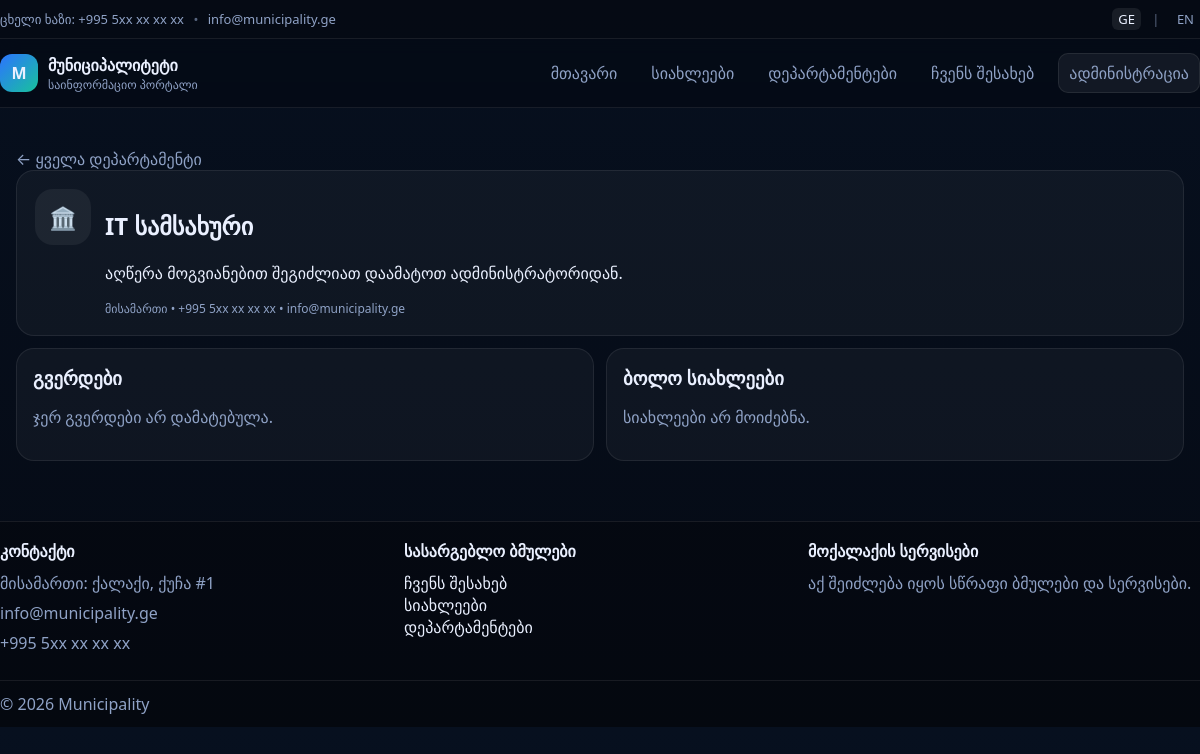
Page /ge/departments/it on the committed database.
### tables this page shows
CREATE TABLE department_translations (
  department_id INT NOT NULL,
  lang ENUM('ge','en') NOT NULL,
  name VARCHAR(200) NOT NULL,
  description TEXT NULL,
  address VARCHAR(255) NULL,
  phone VARCHAR(50) NULL,
  email VARCHAR(120) NULL,
  PRIMARY KEY (department_id, lang),
  CONSTRAINT fk_dept_tr_dept FOREIGN KEY (department_id) REFERENCES departments(id) ON DELETE CASCADE
);

### public/index.php (called while the page is built, shortened)
<?php
require __DIR__ . '/../app/db.php';
require __DIR__ . '/../app/helpers.php';
require __DIR__ . '/../app/i18n.php';
require __DIR__ . '/../app/router.php';
$uri = parse_url($_SERVER['REQUEST_URI'] ?? '/', PHP_URL_PATH) ?: '/';
$uri = str_replace(base_path(), '', $uri);
$uri = '/' . ltrim($uri, '/');
$parts = array_values(array_filter(explode('/', trim($uri,'/')), fn($x)=>$x!==''));
$langs = cfg('langs', ['ge','en']);
if (isset($parts[0]) && in_array($parts[0], $langs, true)) {
  array_shift($parts);
} else {
  set_lang(cfg('default_lang','ge'));
  redirect(base_path() . '/' . current_lang() . $uri);
}
$path = '/' . implode('/', $parts);
[$view, $data] = route_public($path);
require __DIR__ . '/../app/views/layout.php';

### app/config.php (called while the page is built, shortened)
<?php
return [
  'db' => [
    'host'    => '127.0.0.1',
    'name'    => 'municipality_db',
    'user'    => 'root',
    'pass'    => '',
    'charset' => 'utf8mb4',
  ],
  'public_url' => '',
  'default_lang' => 'ge',
  'langs' => ['ge','en'],
  'upload_dir' => dirname(__DIR__) . '/storage/uploads',
  'upload_url' => '/storage/uploads',
];

### app/db.php (called while the page is built, shortened)
<?php
function db(): PDO {
  $cfg = require __DIR__ . '/config.php';
  $pdo = new PDO($cfg['db']['dsn'], $cfg['db']['user'], $cfg['db']['pass'], [
    PDO::ATTR_ERRMODE => PDO::ERRMODE_EXCEPTION,
    PDO::ATTR_DEFAULT_FETCH_MODE => PDO::FETCH_ASSOC,
  ]);
  return $pdo;
}

### app/helpers.php (called while the page is built, shortened)
<?php
function cfg(string $key, $default = null) {
  static $cfg = null;
  if ($cfg === null) $cfg = require __DIR__ . '/config.php';
  return $cfg[$key] ?? $default;
}
function e(string $s): string {
  return htmlspecialchars($s, ENT_QUOTES | ENT_SUBSTITUTE, 'UTF-8');
}
function base_path(): string {
  return (string)cfg('base_path', '');
}

### app/i18n.php (called while the page is built, shortened)
<?php
function current_lang(): string {
  return (string)($_SESSION['lang'] ?? cfg('default_lang', 'ge'));
}
function url_lang_prefix(): string {
  return '/' . current_lang();
}
function url_to(string $pathWithoutLang): string {
  return base_path() . url_lang_prefix() . $pathWithoutLang;
}
function t(string $ge, string $en): string {
  return current_lang() === 'en' ? $en : $ge;
}

### app/router.php (called while the page is built, shortened)
<?php
function route_public(string $path): array {
  $pdo = db();
  $lang = current_lang();
  $path = trim($path, '/');
  $parts = $path === '' ? [] : explode('/', $path);
  if ($parts[0] === 'departments' && isset($parts[1])) {
    $slug = $parts[1];
    $st = $pdo->prepare("
      SELECT d.id, d.slug, dt.*
      FROM departments d
      JOIN department_translations dt ON dt.department_id=d.id AND dt.lang=:lang
      WHERE d.slug=:slug AND d.is_active=1
      LIMIT 1
    ");
    $st->execute([':lang'=>$lang, ':slug'=>$slug]);
    $dept = $st->fetch();
    $st2 = $pdo->prepare("
      SELECT p.id, p.slug, pt.title
      FROM pages p
      JOIN page_translations pt ON pt.page_id=p.id AND pt.lang=:lang
      WHERE p.department_id=:did AND p.status='published'
      ORDER BY pt.title ASC
    ");
    $st2->execute([':lang'=>$lang, ':did'=>$dept['id']]);
    $pages = $st2->fetchAll();
    $st3 = $pdo->prepare("
      SELECT n.id, n.cover, n.published_at, nt.title
      FROM news n
      JOIN news_translations nt ON nt.news_id=n.id AND nt.lang=:lang
      WHERE n.department_id=:did AND n.status='published'
      ORDER BY COALESCE(n.published_at, n.created_at) DESC
      LIMIT 6
    ");
    $st3->execute([':lang'=>$lang, ':did'=>$dept['id']]);
    $news = $st3->fetchAll();
    return ['department_view.php', compact('dept','pages','news')];
  }
  return ['not_found.php', []];
}

### app/views/department_view.php (the view, shortened to what this page needs)
<section class="wrap section">
  <a class="link" href="<?= e(url_to('/departments')) ?>">← <?= e(t('ყველა დეპარტამენტი', 'All departments')) ?></a>
  <div class="dept-hero">
    <div class="dept-icon big">🏛️</div>
    <div>
      <h1><?= e($dept['name']) ?></h1>
      <p><?= e($dept['description'] ?? '') ?></p>
      <div class="small">
        <?= e($dept['address'] ?? '') ?> • <?= e($dept['phone'] ?? '') ?> • <?= e($dept['email'] ?? '') ?>
      </div>
    </div>
  </div>
  <div class="split">
    <div class="panel">
      <h3><?= e(t('გვერდები', 'Pages')) ?></h3>
      <?php if (!$pages): ?>
        <p class="muted"><?= e(t('ჯერ გვერდები არ დამატებულა.', 'No pages yet.')) ?></p>
      <?php endif; ?>
    </div>
    <div class="panel">
      <h3><?= e(t('ბოლო სიახლეები', 'Latest news')) ?></h3>
      <?php if (!$news): ?>
        <p class="muted"><?= e(t('სიახლეები არ მოიძებნა.', 'No news found.')) ?></p>
      <?php endif; ?>
    </div>
  </div>
</section>

### public/assets/site.css (style rules this page uses)
:root { --bg:#0b1324; --card:#0f1b33; --muted:#8fa2c6; --text:#eaf0ff; --accent:#2c74ff; --accent2:#18c29c; --line:rgba(255,255,255,.08); }
* { box-sizing:border-box }
body { margin:0;font-family:system-ui,-apple-system,Segoe UI,Roboto; background:linear-gradient(180deg,#07101f,#050a14); color:var(--text) }
a { color:inherit;text-decoration:none }
.wrap { max-width:1200px;margin:0 auto;padding:0 16px }
.section { margin-top:18px }
.link { color:var(--muted) }
.dept-icon { width:40px;height:40px;border-radius:14px;background:rgba(255,255,255,.06);display:grid;place-items:center }
.dept-icon.big { width:56px;height:56px;border-radius:18px;font-size:22px }
.small { color:var(--muted);font-size:12px;margin-top:6px }
.dept-hero { display:flex;gap:14px;align-items:flex-start;background:rgba(255,255,255,.04);border:1px solid var(--line);border-radius:18px;padding:18px }
.split { display:grid;grid-template-columns:1fr 1fr;gap:12px;margin-top:12px }
.panel { background:rgba(255,255,255,.04);border:1px solid var(--line);border-radius:18px;padding:16px }
.panel h3 { margin:0 0 10px }
.muted { color:var(--muted) }

### rows in the picture
department_translations: name "IT სამსახური", description "აღწერა მოგვიანებით შეგიძლიათ დაამატოთ ადმინისტრატორიდან.", address "მისამართი", phone "+995 5xx xx xx xx", email "info@municipality.ge"

### other values in the picture
t('ცხელი ხაზი:', 'Hotline:') "ცხელი ხაზი:"
t('მუნიციპალიტეტი', 'Municipality') "მუნიციპალიტეტი"
t('საინფორმაციო პორტალი', 'Information Portal') "საინფორმაციო პორტალი"
t('მთავარი', 'Home') "მთავარი"
t('სიახლეები', 'News') "სიახლეები"
t('დეპარტამენტები', 'Departments') "დეპარტამენტები"
t('ჩვენს შესახებ', 'About') "ჩვენს შესახებ"
t('ადმინისტრაცია', 'Admin') "ადმინისტრაცია"
t('ყველა დეპარტამენტი', 'All departments') "ყველა დეპარტამენტი"
t('გვერდები', 'Pages') "გვერდები"
t('ჯერ გვერდები არ დამატებულა.', 'No pages yet.') "ჯერ გვერდები არ დამატებულა."
t('ბოლო სიახლეები', 'Latest news') "ბოლო სიახლეები"
t('სიახლეები არ მოიძებნა.', 'No news found.') "სიახლეები არ მოიძებნა."
t('კონტაქტი', 'Contact') "კონტაქტი"
t('მისამართი: ქალაქი, ქუჩა #1', 'Address: City, Street #1') "მისამართი: ქალაქი, ქუჩა #1"
